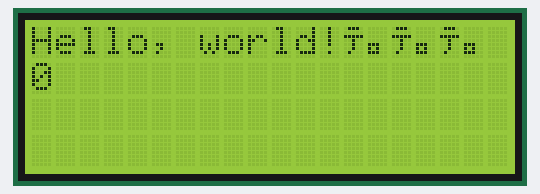
Bench run of a sketch on a simulated Arduino Uno, built with avr-gcc and run on an emulated ATmega328P. Shown: 20×4 character LCD.

Above: at 0.1 s.
At 4.1 s:
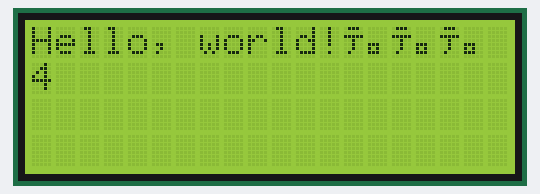
At 11.1 s:
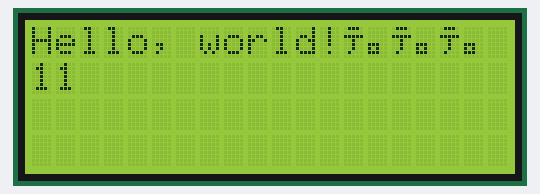
At 15.1 s:
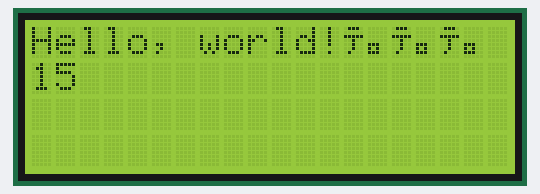
At 20.1 s:
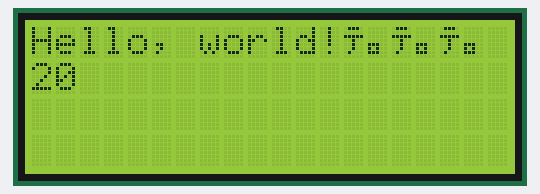
At 39.1 s:
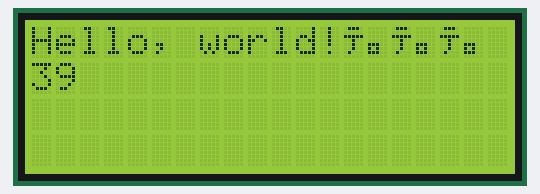

Measured:
- what the display in image 1 shows lasts 1.0 s, from 4.0 s to 5.0 s

The sketch:

hello_world.ino
```cpp
#include <LiquidCrystal.h>


LiquidCrystal lcd(2, 12, 3, 4, 5, 6, 7, 8, 9, 10, 11);

void setup() {
  lcd.begin(20,4);
  lcd.print("Hello, world!ááá");

}

void loop() {
  lcd.setCursor(0, 1);
  lcd.print(millis()/1000);
}
```
